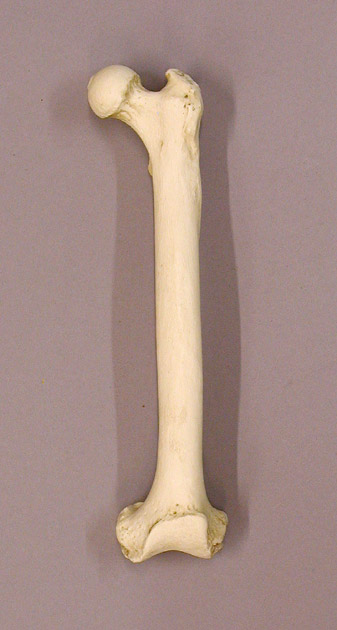
%> input picture Matlab/SC_003_F_Chimp_femur.jpg, 337 x 630 px
$ octave GenSinograms.m   (GNU Octave 9; MATLAB toolbox functions it lacks are replaced by stand-ins)
%> lines starting %> are read from the running program, lines starting %| are printed output that depends on the picture
### Matlab/range.m
function y = range(x,dim)
%RANGE  Sample range.
%   Y = RANGE(X) returns the range of the values in X.  For a vector input,
%   Y is the difference between the maximum and minimum values.  For a
%   matrix input, Y is a vector containing the range for each column.  For
%   N-D arrays, RANGE operates along the first non-singleton dimension.
%
%   RANGE treats NaNs as missing values, and ignores them.
%
%   Y = RANGE(X,DIM) operates along the dimension DIM.
%
%   See also IQR, MAD, MAX, MIN, STD.

%   Copyright 1993-2004 The MathWorks, Inc.
%   $Revision: 1.1 $  $Date: 2008/12/01 13:54:52 $

if nargin < 2
    y = max(x) - min(x);
else
    y = max(x,[],dim) - min(x,[],dim);
end

### Matlab/GenSinograms.m
proj1=imread('SC_003_F_Chimp_femur.jpg');
%> proj1 is the input picture: size 630x337x3 uint8; mean R, G, B 166.8, 142, 135
proj1g=double(rgb2gray(proj1));
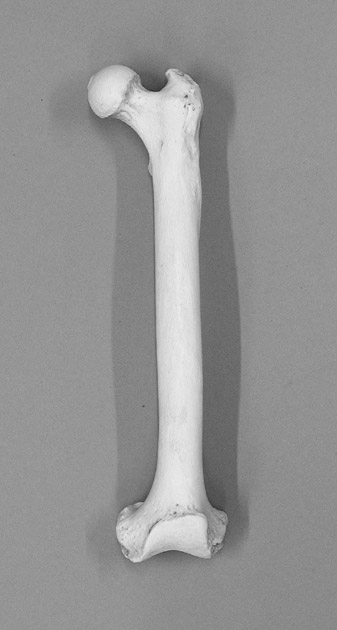
%> proj1g: size 630x337 double; min 43, max 240, mean 148.6
proj180g=proj1g(:,end:-1:1);
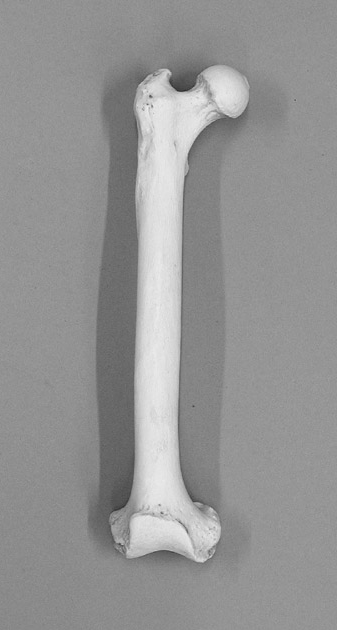
%> proj180g: size 630x337 double; min 43, max 240, mean 148.6; mean of the top-left, top-right, bottom-left and bottom-right quarters 149.4, 149.4, 146, 149.7
xr=[156 230];
yr=[68 552];
[xg,yg]=meshgrid(1:size(proj1g,2),1:size(proj1g,1));
boneMask=(xg<xr(2) & xg>xr(1) & yg>yr(1) & yg<yr(2));
proj90g=double(proj1g)/2+150*circshift(double(proj1g>200).*boneMask,[0,-10]);
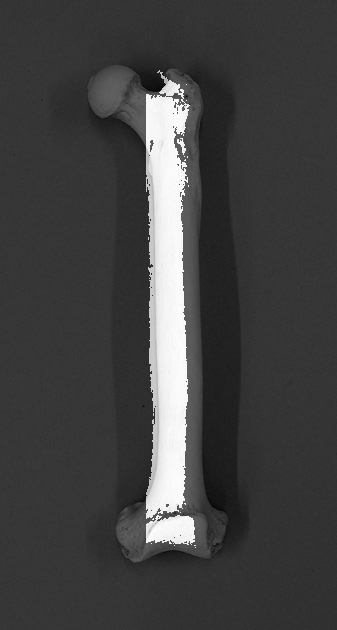
%> proj90g: size 630x337 double; min 21.5, max 268, mean 85.6; drawn with min black and max white
xRange=[1 size(proj1g,1)];
%> xRange = [1 630]
%yRange=[40 590];
yRange=[1 size(proj1g,2)];
%> yRange = [1 337]
%yRange=[50 250];
numProjs=80
prjTable=zeros(range(xRange),range(yRange),length([0:181/(numProjs):180]));
xVals=xRange(1):xRange(2);
%> xVals = 630 values from 1 to 630
yVals=yRange(1):yRange(2);
%> yVals = 337 values from 1 to 337

%> (the run ends here)
